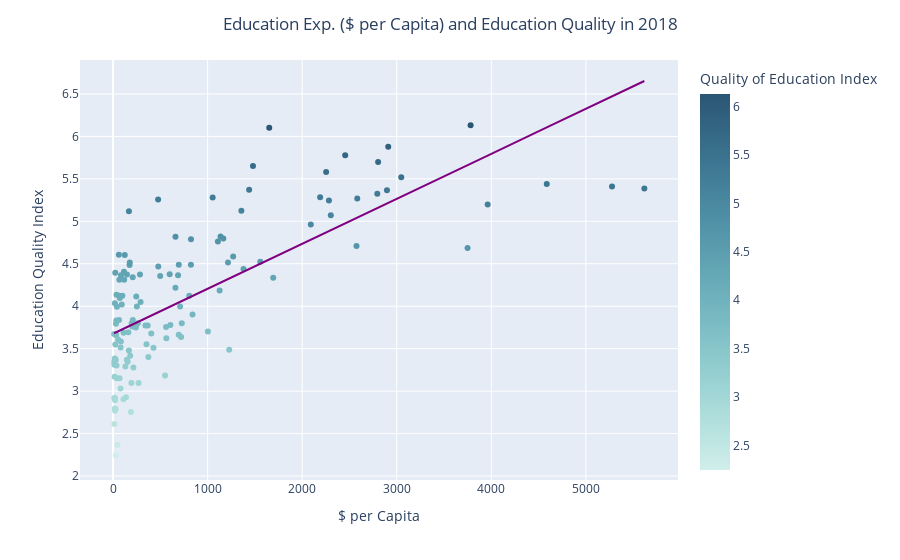

The notebook cell saved with this chart:
### Markdown cell above
There's an association (R^2 0.5) between the education expenditure per capita in USD and the the increase in quality of education. That's much more promising. 

Looking at this analysis we can see that there is a quite good correlation between the amount of spend per individual and the quality of education. So it is quite likely that when we increase the spending per individual we would see and increase in the education quality.

### Code cell
fig = px.scatter(data_frame=df_indicators_2018,x='edu_exp_per_capita',y='edu_quality_index',hover_name='country',color='edu_quality_index', trendline='ols', labels={'edu_quality_index':'Quality of Education Index'},
                 color_continuous_scale=px.colors.sequential.Teal, trendline_color_override='Purple')

#Setting the labels of the plot
fig.update_layout(
    title={
        'text': "Education Exp. ($ per Capita) and Education Quality in 2018",
        'x':0.5,
        'xanchor': 'center'},
    xaxis_title="$ per Capita",
    yaxis_title="Education Quality Index"
)

fig.show()

### Figure 1 — Plotly figure (JSON) as saved in the notebook; plotly's stock layout.template omitted (floating-point values rounded to 4 significant figures; data arrays with more than 128 entries replaced by an {"elided": "..."} marker saying what was removed)
{"data": [{"hovertemplate": "<b>%{hovertext}</b><br><br>edu_exp_per_capita=%{x}<br>Quality of Education Index=%{marker.color}<extra></extra>", "hovertext": {"elided": "213 str values"}, "legendgroup": "", "marker": {"color": {"elided": "213 float values"}, "coloraxis": "coloraxis", "symbol": "circle"}, "mode": "markers", "name": "", "orientation": "v", "showlegend": false, "type": "scatter", "x": {"elided": "213 float values"}, "xaxis": "x", "y": {"elided": "213 float values"}, "yaxis": "y"}, {"hovertemplate": "<b>OLS trendline</b><br>edu_quality_index = 0.00052972 * edu_exp_per_capita + 3.67628<br>R<sup>2</sup>=0.506401<br><br>edu_exp_per_capita=%{x}<br>Quality of Education Index=%{y} <b>(trend)</b><extra></extra>", "legendgroup": "", "line": {"color": "Purple"}, "marker": {"symbol": "circle"}, "mode": "lines", "name": "", "showlegend": false, "type": "scatter", "x": {"elided": "130 float values"}, "xaxis": "x", "y": {"elided": "130 float values"}, "yaxis": "y"}], "layout": {"coloraxis": {"colorbar": {"title": {"text": "Quality of Education Index"}}, "colorscale": [[0, "rgb(209, 238, 234)"], [0.1667, "rgb(168, 219, 217)"], [0.3333, "rgb(133, 196, 201)"], [0.5, "rgb(104, 171, 184)"], [0.6667, "rgb(79, 144, 166)"], [0.8333, "rgb(59, 115, 143)"], [1, "rgb(42, 86, 116)"]]}, "legend": {"tracegroupgap": 0}, "margin": {"t": 60}, "title": {"text": "Education Exp. ($ per Capita) and Education Quality in 2018", "x": 0.5, "xanchor": "center"}, "xaxis": {"anchor": "y", "domain": [0, 1], "title": {"text": "$ per Capita"}}, "yaxis": {"anchor": "x", "domain": [0, 1], "title": {"text": "Education Quality Index"}}}}
